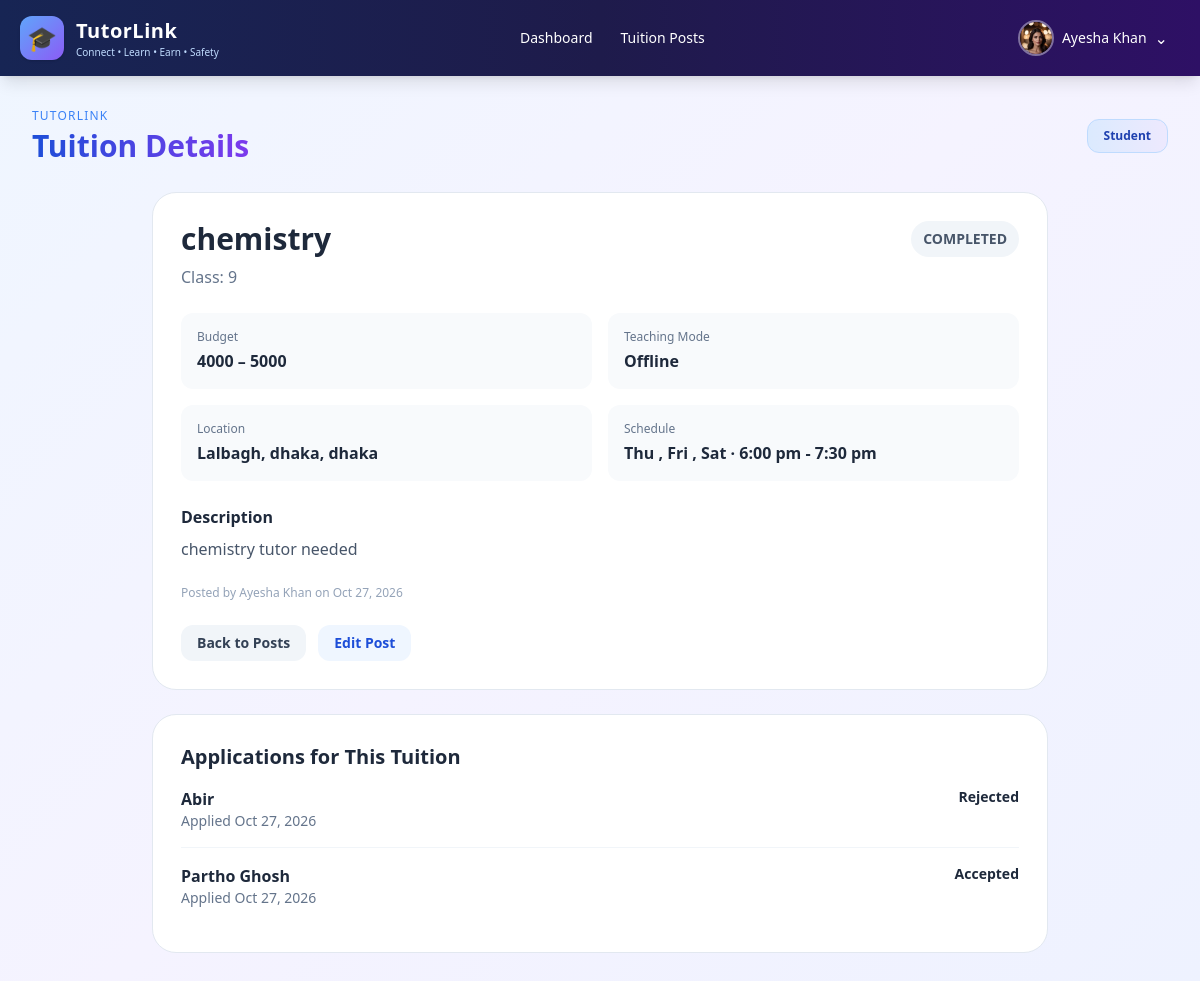
/tuitions/4/ (signed in), run on the app's committed database.
### accounts/models.py (models this page shows, shortened)
class User(AbstractUser):
    class Role(models.TextChoices):
        ADMIN = 'ADMIN', 'Administrator'
        TUTOR = 'TUTOR', 'Tutor'
        STUDENT = 'STUDENT', 'Student'
    role = models.CharField(max_length=10, choices=Role.choices, default=Role.STUDENT)
    phone = models.CharField(max_length=20, blank=True)
    division = models.CharField(max_length=50, blank=True)
    district = models.CharField(max_length=50, blank=True)
    area = models.CharField(max_length=100, blank=True)
    profile_picture = models.ImageField(upload_to='profiles/', blank=True, null=True)
    bio = models.TextField(blank=True)
    is_verified = models.BooleanField(default=False)
    institution = models.CharField(max_length=150, blank=True)
    academic_level = models.CharField(max_length=50, blank=True)
    monthly_budget = models.DecimalField(max_digits=10, decimal_places=2, null=True, blank=True)

### tuitions/models.py (models this page shows, shortened)
class TuitionPost(models.Model):
    student = models.ForeignKey(
        settings.AUTH_USER_MODEL,
        on_delete=models.CASCADE,
    )
    target_tutor = models.ForeignKey(
        settings.AUTH_USER_MODEL,
        on_delete=models.SET_NULL,
        null=True,
        blank=True,
        related_name="targeted_tuition_posts",
    )
    subject = models.CharField(max_length=100)
    class_level = models.CharField(max_length=50)
    description = models.TextField()
    budget_min = models.PositiveIntegerField()
    budget_max = models.PositiveIntegerField()
    division = models.CharField(max_length=100)
    district = models.CharField(max_length=100)
    area = models.CharField(max_length=100)
    preferred_days = models.CharField(max_length=100)
    time_slot = models.CharField(max_length=100)
    teaching_mode = models.CharField(
        max_length=20,
        choices=[
            ("ONLINE", "Online"),
            ("OFFLINE", "Offline"),
        ],
        default="ONLINE",
    )
    image = models.ImageField(
        upload_to="tuition_posts/",
        blank=True,
        null=True,
    )
    status = models.CharField(max_length=20, default="OPEN")
    created_at = models.DateTimeField(auto_now_add=True)

class TuitionApplication(models.Model):
    class Status(models.TextChoices):
        PENDING = "PENDING", "Pending"
        ACCEPTED = "ACCEPTED", "Accepted"
        REJECTED = "REJECTED", "Rejected"
    tuition = models.ForeignKey(
        TuitionPost,
        on_delete=models.CASCADE,
        related_name="applications",
    )
    tutor = models.ForeignKey(
        settings.AUTH_USER_MODEL,
        on_delete=models.CASCADE,
        related_name="tuition_applications",
    )
    status = models.CharField(
        max_length=10,
        choices=Status.choices,
        default=Status.PENDING,
    )
    applied_at = models.DateTimeField(auto_now_add=True)
    review_rating = models.PositiveSmallIntegerField(
        null=True,
        blank=True,
    )
    review_text = models.TextField(blank=True)
    reviewed_at = models.DateTimeField(null=True, blank=True)
    class Meta:
        ordering = ["-applied_at"]
        constraints = [
            models.UniqueConstraint(
                fields=["tuition", "tutor"],
                name="unique_tutor_application_per_tuition",
            )
        ]

### tuitions/views.py (the view, shortened to what this page needs)
# urls.py: path("<int:pk>/", views.post_detail, name="post_detail"),
@login_required
def post_detail(request, pk):
    post = get_object_or_404(
        TuitionPost.objects.select_related("student", "target_tutor"),
        pk=pk,
    )
    can_manage = (
        post.student_id == request.user.pk
        or is_admin(request.user)
    )
    my_application = None
    applications_qs = (
        post.applications.select_related("tutor")
        if can_manage else []
    )
    return render(request, "tuitions/post_detail.html", {
        "post": post,
        "my_application": my_application,
        "applications": applications_qs,
        "can_manage": can_manage,
        "can_apply": (
            is_tutor(request.user)
            and post.status == "OPEN"
            and my_application is None
            and post.target_tutor_id is None
        ),
        "is_admin": is_admin(request.user),
        "role_name": request.user.get_role_display(),
    })

### tuitions/views.py (called while the page is built)
def is_admin(user):
    return user.is_superuser or str(
        getattr(user, "role", "")
    ).upper() == "ADMIN"

def is_tutor(user):
    return str(getattr(user, "role", "")).upper() == "TUTOR"

### templates/tuitions/post_detail.html (shortened to what this page needs)
{% extends 'accounts/dashboards/base_dashboard.html' %}
{% block content %}
<div class="max-w-4xl mx-auto space-y-6">
    <div class="bg-white border border-slate-200 rounded-3xl p-7">
        <div class="flex flex-wrap items-start justify-between gap-4">
            <div>
                <h2 class="text-3xl font-bold text-slate-800">
                    {{ post.subject }}
                </h2>
                <p class="text-slate-500 mt-2">
                    Class: {{ post.class_level }}
                </p>
            </div>
            <span class="px-3 py-2 rounded-full text-sm font-semibold
                {% if post.status == 'OPEN' %}
                    bg-emerald-100 text-emerald-700
                {% else %}
                    bg-slate-100 text-slate-600
                {% endif %}">
                {{ post.get_status_display|default:post.status }}
            </span>
        </div>
        <div class="grid sm:grid-cols-2 gap-4 mt-6">
            <div class="rounded-xl bg-slate-50 p-4">
                <p class="text-xs text-slate-500">Budget</p>
                <p class="font-bold mt-1">
                    {{ post.budget_min }} – {{ post.budget_max }}
                </p>
            </div>
            <div class="rounded-xl bg-slate-50 p-4">
                <p class="text-xs text-slate-500">Teaching Mode</p>
                <p class="font-bold mt-1">{{ post.get_teaching_mode_display }}</p>
            </div>
            <div class="rounded-xl bg-slate-50 p-4">
                <p class="text-xs text-slate-500">Location</p>
                <p class="font-bold mt-1">
                    {{ post.area }}, {{ post.district }}, {{ post.division }}
                </p>
            </div>
            <div class="rounded-xl bg-slate-50 p-4">
                <p class="text-xs text-slate-500">Schedule</p>
                <p class="font-bold mt-1">
                    {{ post.preferred_days }} · {{ post.time_slot }}
                </p>
            </div>
        </div>
        <div class="mt-6">
            <h3 class="font-bold text-slate-800">Description</h3>
            <p class="text-slate-600 mt-2 whitespace-pre-line">{{ post.description }}</p>
        </div>
        <p class="text-xs text-slate-400 mt-6">
            Posted by {{ post.student.get_full_name|default:post.student.username }}
            on {{ post.created_at|date:"M d, Y" }}
        </p>
        <div class="mt-6 flex flex-wrap gap-3">
            <a href="{% url 'tuitions:post_list' %}"
               class="px-4 py-2 rounded-xl bg-slate-100 text-slate-700 text-sm font-semibold">
                Back to Posts
            </a>
            {% if can_manage %}
            <a href="{% url 'tuitions:edit_post' post.pk %}"
               class="px-4 py-2 rounded-xl bg-blue-50 text-blue-700 text-sm font-semibold">
                Edit Post
            </a>
            {% endif %}
        </div>
    </div>
    {% if can_manage %}
    <div class="bg-white border border-slate-200 rounded-3xl p-7">
        <h3 class="text-xl font-bold text-slate-800">Applications for This Tuition</h3>
        {% for application in applications %}
        <div class="border-b border-slate-100 py-4 last:border-0">
            <div class="flex flex-wrap justify-between gap-3">
                <div>
                    <p class="font-semibold text-slate-800">
                        {{ application.tutor.get_full_name|default:application.tutor.username }}
                    </p>
                    <p class="text-sm text-slate-500">
                        Applied {{ application.applied_at|date:"M d, Y" }}
                    </p>
                </div>
                <span class="text-sm font-semibold">{{ application.get_status_display }}</span>
            </div>
        </div>
        {% empty %}
        <p class="text-sm text-slate-500 mt-4">No applications yet.</p>
        {% endfor %}
    </div>
    {% endif %}
</div>
{% endblock %}

### templates/accounts/dashboards/base_dashboard.html (shortened to what this page needs)
<!DOCTYPE html>
<html lang="en">
<head>
    <script src="https://cdn.tailwindcss.com"></script>
</head>
<body class="min-h-screen text-slate-800">
    <nav class="bg-gradient-to-r from-blue-950 via-indigo-950 to-violet-950 text-white shadow-lg">
        <div class="max-w-7xl mx-auto px-5">
            <div class="flex flex-wrap items-center justify-between gap-4 min-h-[76px]">
                <a href="{% url 'role_dashboard' %}"
                   class="flex items-center gap-3 shrink-0">
                    <div class="w-11 h-11 rounded-xl bg-gradient-to-br from-blue-400 to-violet-500 flex items-center justify-center text-2xl shadow">
                        🎓
                    </div>
                    <div>
                        <div class="font-bold text-xl tracking-wide">TutorLink</div>
                        <div class="text-[10px] text-blue-200">
                            Connect • Learn • Earn • Safety
                        </div>
                    </div>
                </a>
                <div class="flex flex-wrap items-center gap-1 text-sm font-medium">
                    <a href="{% url 'role_dashboard' %}"
                       class="px-3 py-2 rounded-lg hover:bg-white/10 transition">
                        Dashboard
                    </a>
                    <a href="{% url 'tuitions:post_list' %}"
                       class="px-3 py-2 rounded-lg hover:bg-white/10 transition">
                        Tuition Posts
                    </a>
                </div>
                <div class="relative shrink-0" id="profileDropdown">
                    <button type="button"
                            id="profileButton"
                            aria-expanded="false"
                            aria-controls="profileMenu"
                            class="flex items-center gap-2 px-3 py-2 rounded-xl hover:bg-white/10 transition">
                        {% if user.profile_picture %}
                            <img src="{{ user.profile_picture.url }}"
                                 alt="Profile picture"
                                 class="w-9 h-9 rounded-full object-cover border-2 border-white/40">
                        {% else %}
                            <div class="w-9 h-9 rounded-full bg-gradient-to-br from-blue-400 to-violet-500 flex items-center justify-center font-bold">
                                {{ user.username|first|upper }}
                            </div>
                        {% endif %}
                        <span class="text-sm font-medium max-w-[150px] truncate">
                            {{ user.get_full_name|default:user.username }}
                        </span>
                        <span id="profileArrow" aria-hidden="true">⌄</span>
                    </button>
                </div>
            </div>
        </div>
    </nav>
    <main class="p-5 md:p-8">
        <div class="max-w-7xl mx-auto">
            <div class="flex flex-wrap items-center justify-between gap-4 mb-7">
                <div>
                    <div class="text-xs text-blue-500 uppercase tracking-widest mb-1">
                        TutorLink
                    </div>
                    <h1 class="text-3xl font-bold gradient-heading">
                    </h1>
                </div>
                <div class="px-4 py-2 bg-gradient-to-r from-blue-100 to-violet-100 rounded-xl border border-blue-200 text-xs font-bold text-blue-800">
                    {{ role_name }}
                </div>
            </div>
            {% block content %}{% endblock %}
        </div>
    </main>
</body>
</html>

### templates/accounts/dashboards/base_dashboard.html (style rules this page uses)
body { background: linear-gradient(135deg, #eff6ff, #f5f3ff, #eef2ff); min-height: 100vh; }
.gradient-heading { background: linear-gradient(90deg, #1d4ed8, #7c3aed); -webkit-background-clip: text; background-clip: text; color: transparent; }

### data on the page
User: profile_picture (picture), get_full_name "Ayesha Khan", role "Student"
TuitionPost: subject "chemistry", class_level "9", status "COMPLETED", budget_min "4000", budget_max "5000", teaching_mode "Offline", area "Lalbagh", district "dhaka", division "dhaka", preferred_days "Thu , Fri , Sat", time_slot "6:00 pm - 7:30 pm", description "chemistry tutor needed", student.get_full_name "Ayesha Khan", created_at "Oct 27, 2026"
TuitionApplication: tutor.get_full_name "Abir", applied_at "Oct 27, 2026", status "Rejected"
TuitionApplication: tutor.get_full_name "Partho Ghosh", applied_at "Oct 27, 2026", status "Accepted"
